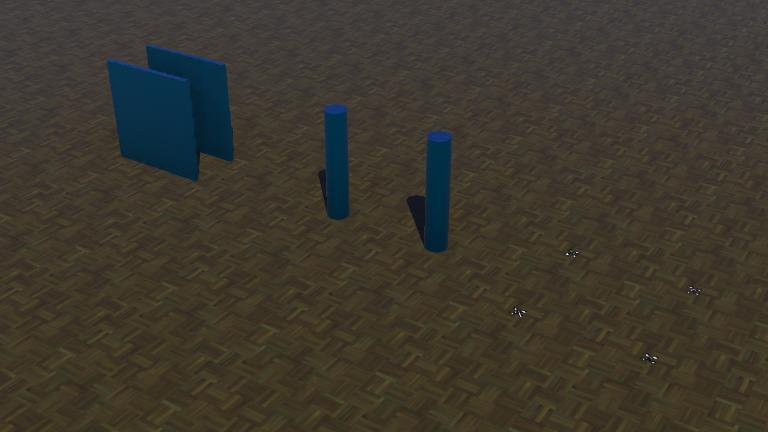
#> input picture MyThesis/crazyquad/worlds/.crazyquad.jpg, 768 x 432 px; its folder holds only this picture in this run
$ python -i CCN_event_sync_final_landing.py   (imports and definitions only)
#> lines starting #> are read from the running program, lines starting #| are printed output that depends on the picture; after the words box and inside, x2 and y2 are one past the last pixel; in counts of white or black regions, pixels touching at a corner belong together
#> further down, picture is the input picture: shape (432, 768, 3); mean B, G, R 45.7, 56, 61.1
### MyThesis/crazyquad/controllers/CCN1/pid_controller.py
# -*- coding: utf-8 -*-
#
#  ...........       ____  _ __
#  |  ,-^-,  |      / __ )(_) /_______________ _____  ___
#  | (  O  ) |     / __  / / __/ ___/ ___/ __ `/_  / / _ \
#  | / ,..´  |    / /_/ / / /_/ /__/ /  / /_/ / / /_/  __/
#     +.......   /_____/_/\__/\___/_/   \__,_/ /___/\___/
#
#  MIT Licence
#
#  Copyright (C) 2023 Bitcraze AB
#

"""
file: pid_controller.py

A simple PID controller for the Crazyflie
ported from pid_controller.c in the c-based controller of the Crazyflie
in Webots
"""

import numpy as np


class pid_velocity_fixed_height_controller():
    def __init__(self):
        self.past_vx_error = 0.0
        self.past_vy_error = 0.0
        self.past_alt_error = 0.0
        self.past_pitch_error = 0.0
        self.past_roll_error = 0.0
        self.altitude_integrator = 0.0
        self.last_time = 0.0

    # [49 lines left out: function pid, not called in this run]

### MyThesis/crazyquad/controllers/CCN_event_sync_final_landing.py
# -*- coding: utf-8 -*-

from controller import Robot
from pid_controller import pid_velocity_fixed_height_controller

from math import cos, sin, sqrt, atan2, isfinite
import csv
import os
import re
import socket

import numpy as np
import cv2


# ============================================================
# FOUR CRAZYFLIE - ROBUST OBSTACLE COURSE
# ============================================================
#
# Coordinate system:
#   +X = forward
#   +Y = left
#   +Z = up
#
# Initial formation:
#   D1 = (0,0)
#   D2 = (0,1)
#   D3 = (1,0)
#   D4 = (1,1)
#
# Order:
#   D3 -> D4 -> D1 -> D2
#
# Mission:
#   1) all drones take off to 1 m
#   2) front row (D3,D4) moves first
#   3) each drone follows a safe slalom around the two columns
#   4) each drone enters Y=0.45
#   5) each drone passes through the gap between the two walls
#   6) each drone reaches its final square position
#   7) all drones land at the common landing time
#
# IMPORTANT DESIGN CHANGE:
#
# Camera + OpenCV are ACTIVE for obstacle detection and timing,
# but are NOT allowed to inject large lateral commands into the
# flight controller.
#
# Range Finder = close-range collision safety.
# GPS         = route tracking.
# IMU/Gyro   = attitude.
# PID         = low-level control.
#
# This avoids the previous failure in which the camera generated
# false/unstable obstacle directions and D3 was driven away from
# its safe planned path.
# ============================================================


# ============================================================
# BASIC SETTINGS
# ============================================================

TIME_STEP = 32

FLYING_ALTITUDE = 1.0
LAND_HEIGHT = 0.05

# Faster than previous versions, but not aggressive.
MAX_HORIZONTAL_SPEED = 0.40

KP_POS = 1.15
KP_YAW = 1.0

SETTLE_TIME = 1.0

ALTITUDE_THRESHOLD = 0.75


# ============================================================
# SEQUENCE
# ============================================================
#
# Because +X is forward, D3/D4 are physically in front.
#
# Event-driven sequence:
#
#   D3 -> FINAL -> D4
#   D4 -> FINAL -> D1
#   D1 -> FINAL -> D2
#   D2 -> FINAL -> all drones LAND
#
# UDP localhost is used only for synchronization between the
# four separate Python controller processes. No Webots
# Emitter/Receiver devices are required.
# ============================================================

START_ORDER = [3, 4, 1, 2]

PREVIOUS_DRONE = {
    3: None,
    4: 3,
    1: 4,
    2: 1,
}

UDP_BASE_PORT = 43100

UDP_HOST = "127.0.0.1"

FINAL_RESEND_PERIOD = 0.40

ALL_FINAL_STABLE_TIME = 0.60


# ============================================================
# INITIAL POSITIONS
# ============================================================

START_POSITIONS = {
    1: (0.0, 0.0),
    2: (0.0, 1.0),
    3: (1.0, 0.0),
    4: (1.0, 1.0),
}


# ============================================================
# FINAL FORMATION
# ============================================================

FINAL_SHIFT_X = 6.0


# ============================================================
# OBSTACLES
# ============================================================

COLUMN_1_X = 2.0
COLUMN_2_X = 3.0
COLUMN_Y = 0.5
COLUMN_RADIUS = 0.05

WALL_X = 5.0
WALL_1_Y = 0.2
WALL_2_Y = 0.7

WALL_CENTER_Y = 0.45

WALL_ENTRY_X = 4.20
WALL_EXIT_X = 5.80


# ============================================================
# SLALOM CLEARANCE
# ============================================================

# Lower and upper passage lines.
#
# The free path is deliberately away from the 0.1 m diameter
# columns.

LOW_Y = 0.15
HIGH_Y = 0.85


# ============================================================
# RANGE FINDER
# ============================================================

MAX_RANGE = 2.0

FRONT_STOP_DISTANCE = 0.20
FRONT_SLOW_DISTANCE = 0.50

SIDE_CRITICAL_DISTANCE = 0.12


# ============================================================
# CAMERA
# ============================================================

CAMERA_NAME = "camera"

CAMERA_PERIOD = 64

VISION_PERIOD = 0.12

VISION_CONFIRM_FRAMES = 2


# ============================================================
# BLUE VISION
# ============================================================
#
# Obstacles in the supplied scene are blue.
#
# Vision is used for:
#   - detecting a blue obstacle
#   - timestamping first visual detection
#   - logging
#
# Vision is NOT used to create a large lateral command.
#

BLUE_LOW = np.array(
    [90, 55, 40],
    dtype=np.uint8
)

BLUE_HIGH = np.array(
    [135, 255, 255],
    dtype=np.uint8
)

MIN_CONTOUR_AREA = 70


# ============================================================
# ROBOT
# ============================================================

# [1 line that did not run here, left out]

# [1 line that did not run here, left out]

# [1 line that did not run here, left out]

# [4 lines that did not run here, left out]

# [5 lines that did not run here, left out]


# [5 lines not run here, left out]


# [3 lines that did not run here, left out]


# [5 lines that did not run here, left out]

# [1 line that did not run here, left out]


# [13 lines not run here, left out]


# ============================================================
# UDP EVENT SYNCHRONIZATION
# ============================================================

# [1 line that did not run here, left out]

# [4 lines that did not run here, left out]

# [11 lines not run here, left out]

received_final = set()
received_land = False

last_final_broadcast = -1.0
last_land_broadcast = -1.0
all_final_seen_since = None


# [72 lines left out: functions broadcast_event, poll_events, not called in this run]


# [4 lines not run here, left out]


# ============================================================
# MOTORS
# ============================================================

# [1 line that did not run here, left out]
# [1 line that did not run here, left out]
# [1 line that did not run here, left out]
# [1 line that did not run here, left out]


# [16 lines not run here, left out]


# ============================================================
# IMU / GPS / GYRO
# ============================================================

# [3 lines that did not run here, left out]

# [3 lines that did not run here, left out]

# [3 lines that did not run here, left out]


# [18 lines not run here, left out]


# ============================================================
# RANGE FINDERS
# ============================================================

# [3 lines that did not run here, left out]

# [3 lines that did not run here, left out]

# [3 lines that did not run here, left out]

# [3 lines that did not run here, left out]


# [33 lines not run here, left out]


# ============================================================
# CAMERA
# ============================================================

# [3 lines that did not run here, left out]


# [12 lines not run here, left out]


# [1 line that did not run here, left out]
# [1 line that did not run here, left out]


# [6 lines not run here, left out]


# ============================================================
# PID
# ============================================================

PID = (
    pid_velocity_fixed_height_controller()
)


# [121 lines left out: functions reset_pid, finite_value, get_range, get_image, not called in this run]


# ============================================================
# BLUE OBSTACLE DETECTOR
# ============================================================

def detect_blue_obstacle(
    image
):

    if image is None:

        return (
            False,
            0.0,
            0.0,
            0.0,
            0.0,
            None
        )


    h, w = image.shape[:2]
#> h = 432; w = 768


    # The lower-middle part of the forward image is
    # more useful for obstacle detection than the extreme
    # top/bottom edges.

    y1 = int(
        0.10 * h
    )
#> y1 = 43

    y2 = int(
        0.82 * h
    )
#> y2 = 354

    x1 = int(
        0.08 * w
    )
#> x1 = 61

    x2 = int(
        0.92 * w
    )
#> x2 = 706


    roi = image[
        y1:y2,
        x1:x2
    ]
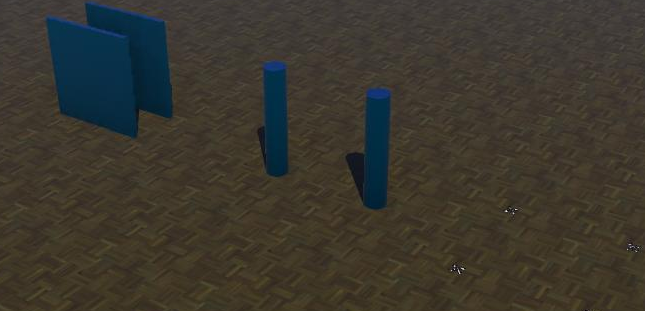
#> roi: shape (311, 645, 3); mean B, G, R 46.1, 55.2, 58.9


    hsv = cv2.cvtColor(
        roi,
        cv2.COLOR_BGR2HSV
    )
#> hsv: shape (311, 645, 3); mean H, S, V 26.6, 93.2, 64.2


    mask = cv2.inRange(
        hsv,
        BLUE_LOW,
        BLUE_HIGH
    )
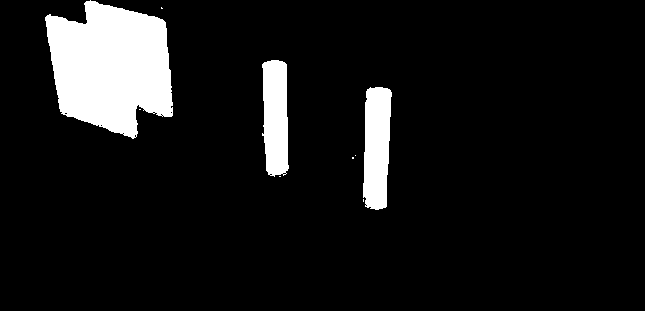
#> mask: shape (311, 645); 9.2% white; 9 white regions (6 under 20 px), largest, box (x1, y1, x2, y2) and area: (45, 0, 173, 139) 12766, (363, 87, 392, 210) 2942, (262, 60, 289, 177) 2664


    kernel = np.ones(
        (5, 5),
        np.uint8
    )


    mask = cv2.morphologyEx(
        mask,
        cv2.MORPH_OPEN,
        kernel
    )
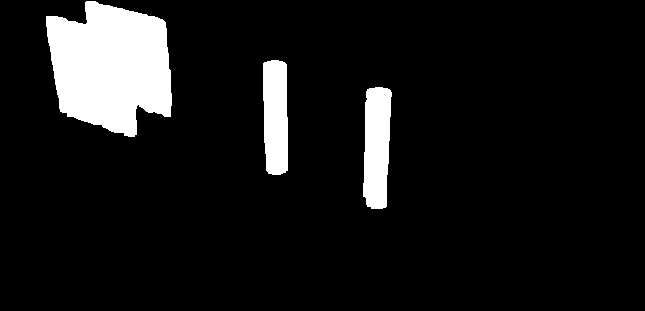
#> mask: shape (311, 645); 9.1% white; 3 white regions, box (x1, y1, x2, y2) and area: (46, 1, 172, 137) 12677, (363, 87, 392, 209) 2926, (263, 60, 288, 175) 2636


    mask = cv2.morphologyEx(
        mask,
        cv2.MORPH_CLOSE,
        kernel
    )
#> mask: shape (311, 645); 9.1% white; 3 white regions


    contours, _ = cv2.findContours(
        mask,
        cv2.RETR_EXTERNAL,
        cv2.CHAIN_APPROX_SIMPLE
    )
#> contours = 3 contours; box (x1, y1, x2, y2) and area: (46, 0, 172, 137) 12469, (363, 87, 392, 209) 2788, (263, 60, 288, 175) 2506


    best = None
    best_area = 0.0


    left_score = (
        np.mean(
            mask[
                :,
                :int(mask.shape[1] * 0.33)
            ]
            >
            0
        )
    )
#> left_score = 0.193


    center_score = (
        np.mean(
            mask[
                :,
                int(mask.shape[1] * 0.33):
                int(mask.shape[1] * 0.67)
            ]
            >
            0
        )
    )
#> center_score = 0.0813


    right_score = (
        np.mean(
            mask[
                :,
                int(mask.shape[1] * 0.67):
            ]
            >
            0
        )
    )
#> right_score = 0


    for contour in contours:

        area = cv2.contourArea(
            contour
        )


        if area < MIN_CONTOUR_AREA:

            continue


        x, y, cw, ch = (
            cv2.boundingRect(
                contour
            )
        )


        height_ratio = (
            ch
            /
            mask.shape[0]
        )


        width_ratio = (
            cw
            /
            mask.shape[1]
        )


        # Reject tiny blue artifacts.

        if (
            height_ratio < 0.08
            and
            width_ratio < 0.04
        ):

            continue


        if area > best_area:

            best_area = area

            best = (
                x,
                y,
                cw,
                ch
            )
#> this loop made 3 passes
#> (area, x, y, cw, ch, height_ratio, width_ratio, best_area) on passes 1, 3: (2788.5, 363, 87, 29, 122, 0.392, 0.045, 2788.5), (12469, 46, 0, 126, 137, 0.441, 0.195, 12469)
#> (area, x, y, cw, ch, height_ratio, width_ratio) on pass 2: (2505.5, 263, 60, 25, 115, 0.37, 0.0388)
#> after the loop, best_area = 12469


    detected = (
        best is not None
        and
        (
            center_score > 0.025
            or
            best_area > 150
        )
    )
#> detected = True


    center_x = None


    if best is not None:

        x, y, cw, ch = best

        center_x = (
            x
            +
            cw / 2.0
        )
#> center_x = 109


    return (
        detected,
        left_score,
        center_score,
        right_score,
        best_area,
        center_x
    )


# ============================================================
# VISION FILTER STATE
# ============================================================

vision_hits = 0
vision_misses = 0

vision_active = False

vision_left = 0.0
vision_center = 0.0
vision_right = 0.0

vision_area = 0.0
vision_center_x = None

last_vision_time = -100.0


# [78 lines left out: function update_vision, not called in this run]


# ============================================================
# BUILD THE ACTUAL SAFE SLALOM PATH
# ============================================================
#
# IMPORTANT:
#
# D1 and D3 start at y=0:
#
#   below C1
#       -> through longitudinal gap
#       -> above C2
#
# D2 and D4 start at y=1:
#
#   above C1
#       -> through longitudinal gap
#       -> below C2
#
# This exactly reflects the supplied obstacle coordinates:
#
#   C1=(2,0.5)
#   C2=(3,0.5)
#
# ============================================================


# [65 lines that did not run here, left out]


# [13 lines not run here, left out]


# ============================================================
# STATES
# ============================================================

STATE_TAKEOFF = 0
STATE_WAIT_START = 1
STATE_MOVE = 2
STATE_FINAL_HOLD = 3
STATE_LAND = 4
STATE_DONE = 5

state = STATE_TAKEOFF


# ============================================================
# MISSION TIMING
# ============================================================

takeoff_time = None

mission_start_time = None

first_visual_obstacle_time = None

first_range_obstacle_time = None

column1_clear_time = None

column2_clear_time = None

wall_entry_time = None

wall_exit_time = None

final_time = None

landing_start_time = None

landing_complete_time = None


# ============================================================
# CSV
# ============================================================

controller_dir = os.path.dirname(
    os.path.abspath(__file__)
)


# [4 lines that did not run here, left out]


# [221 lines left out: function save_results, not called in this run]


# ============================================================
# SENSOR WARM-UP
# ============================================================

# [5 lines not run here, left out]


# [1 line that did not run here, left out]


# [4 lines that did not run here, left out]


# [4 lines that did not run here, left out]


# [1 line that did not run here, left out]


# [4 lines not run here, left out]


# ============================================================
# MAIN LOOP
# ============================================================

takeoff_time = None

waypoint_index = 0

settle_time_start = None


# [1291 lines not run here, left out]

>>> import cv2
>>> picture = cv2.imread('../worlds/.crazyquad.jpg')
>>> result = detect_blue_obstacle(picture)
#> result = (True, 0.193, 0.0813, 0, 12469, 109)
